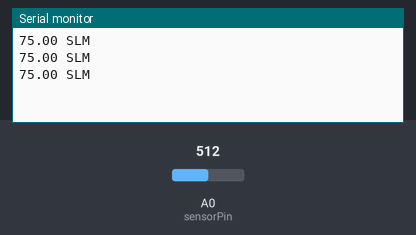
Bench run of a sketch on a simulated Arduino Uno, built with avr-gcc and run on an emulated ATmega328P. Parts: the last lines printed to the serial monitor. The test bench sets the inputs (shaded band); at power-on: A0 (sensorPin) = 512.

Above: at 1.3 s.
1.4 s: A0 (sensorPin) set to 716
At 1.9 s:
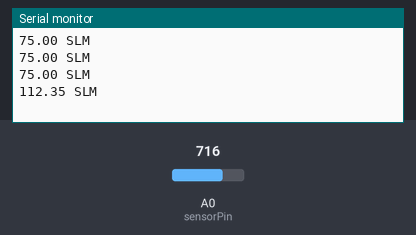
2.9 s: A0 (sensorPin) set to 900
At 3.4 s:
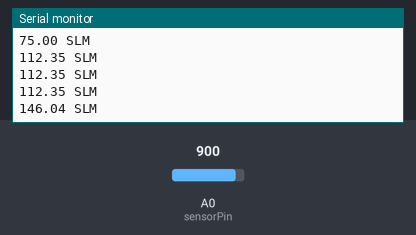
Timing chart, 0 to 5.9 s (numbered marks = the images above; inputs shaded):
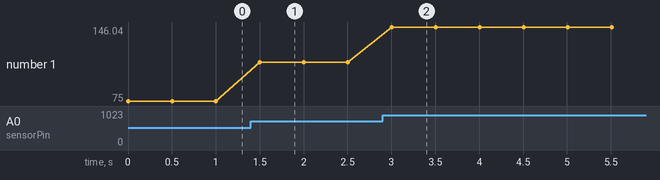

The sketch:

arduino_f1031_air_flow.ino
```cpp
#define RANGE              150    //Measurement Range
#define ZEROVOLTAGE        0.5    //Zero Voltage
#define FULLRANGEVOLTAGE   4.5    //Full scale voltage
#define VREF               5      //Reference voltage

int sensorPin = A0;    // select the input pin for the air meter
float sensorValue = 0;
void setup() {
  Serial.begin(9600);
}

void loop() {
  // read the value from the sensor:
  sensorValue = analogRead(sensorPin)*VREF;
  sensorValue = sensorValue / 1024;
  sensorValue = RANGE*(sensorValue - ZEROVOLTAGE)/(FULLRANGEVOLTAGE - ZEROVOLTAGE);
  Serial.print(sensorValue);
  Serial.println(" SLM");
  delay(500);
}
```

Measured:
- after the input at 1.4 s, the serial monitor: prints a new line after 0.10 s (image 1)
- after the input at 2.9 s, the serial monitor: prints a new line after 0.10 s (image 2)
- plotted number 1: 75 → 112.35 after the input at 1.4 s, 112.35 → 146.04 after the input at 2.9 s
